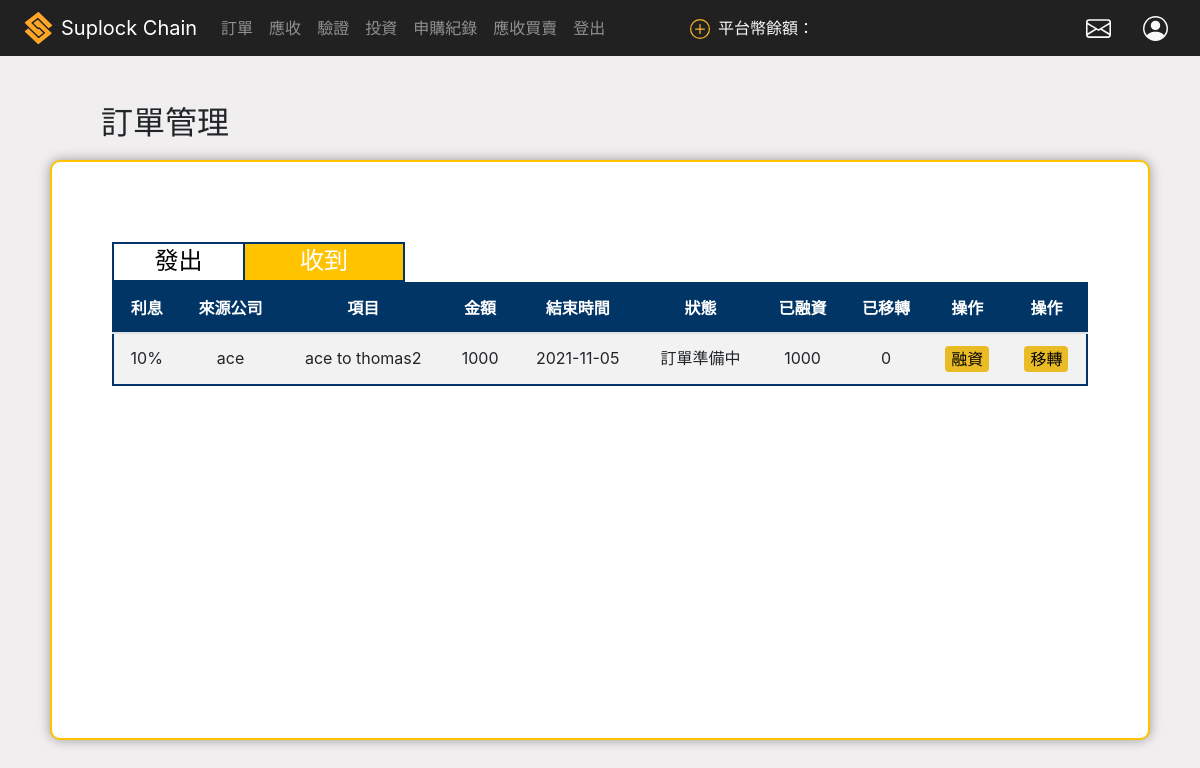
Page /company_orders_rec/ (signed in) on the earlier database version.
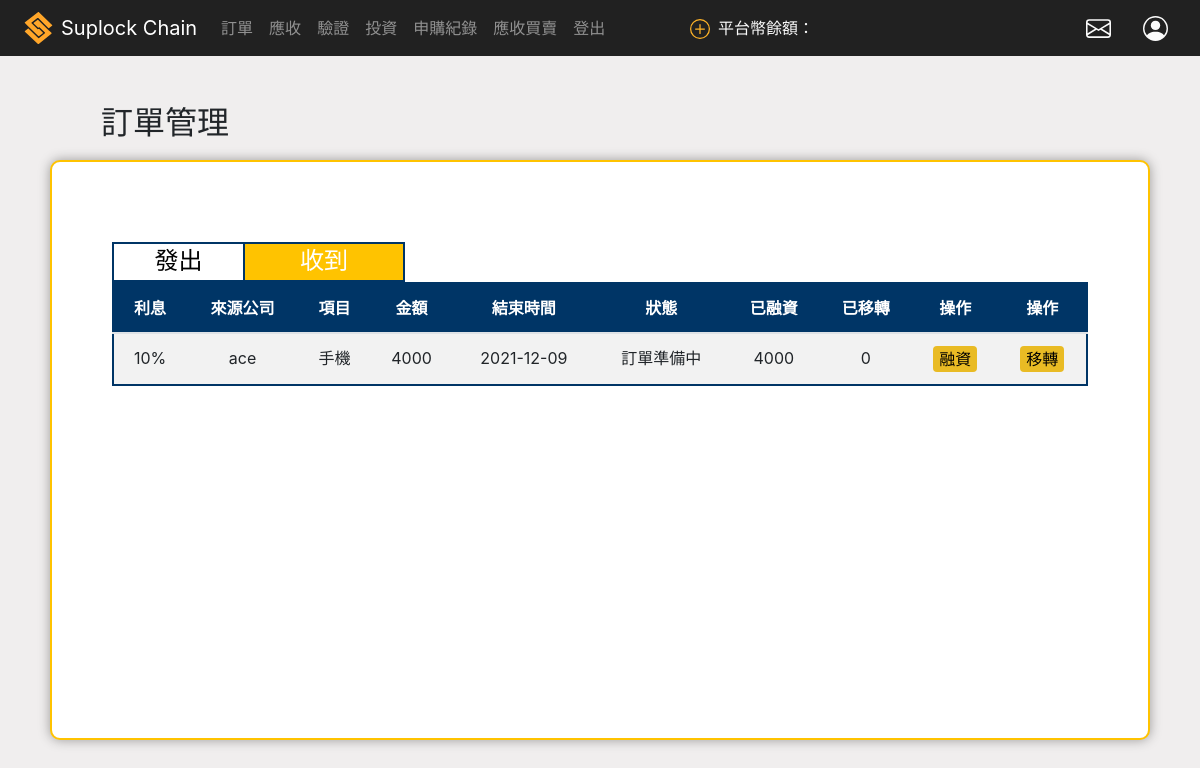
Same page on the later database version.
### core/models.py (models this page shows)
class TokenB(models.Model):
    amount = models.CharField(max_length=100, null=True, blank=True) ##tokenB金額
    class_type = models.IntegerField(choices=CLASS_CHOICES, null=True, blank=True) ##tokenB (應收, 訂單, 移轉, 貸款)
    token_id = models.CharField(max_length=100, null=True, blank=True) ## tokenB的id, 因為太長所以用charfield
    interest = models.IntegerField(null=True, blank=True)
    date_span = models.IntegerField(null=True, blank=True)
    transfer_count = models.IntegerField(null=True, blank=True) ##移轉次數
    initial_order = models.ForeignKey(Company_orders, on_delete=models.CASCADE, related_name='initial_order', null=True,  blank=True) #指向最一開始的訂單
    pre_company = models.ForeignKey(Company,on_delete=models.CASCADE ,related_name='pre_company', null=True,  blank=True)
    curr_company = models.ForeignKey(Company,on_delete=models.CASCADE ,related_name='curr_company', null=True,  blank=True)
    transactionHash = models.CharField(max_length=66, null=True, blank=True)
    tokenB_balance = models.DecimalField(max_digits=12, decimal_places=0 , default=0, blank=True)##tokenB可使用餘額
    already_transfer = models.DecimalField(max_digits=12, decimal_places=0,  default=0,  blank=True)## 已移轉amount
    already_loan = models.DecimalField(max_digits=12, decimal_places=0 , default=0,   blank=True)## 已借款amount
    pmt = models.IntegerField(null=True, blank=True)
    state = models.IntegerField(choices=LOAN_STATE, null=True, blank=True)

class Company(models.Model):
    user = models.OneToOneField(User, on_delete=models.CASCADE) ## user foriegn key
    uni_num = models.CharField(max_length=100) ##統一編號
    public_address = models.CharField(max_length=42) ##公鑰
    core = models.BooleanField() #是否為核心企業
    amount_a = models.DecimalField(max_digits=12, decimal_places=1, null=True) #核心企業token_A數量
    amount_865 = models.DecimalField(max_digits=12, decimal_places=0, null=True) #核心企業平台幣數量
    create_time = models.DateTimeField(auto_now_add= True) #進入時間
    contract_address = models.CharField(max_length=42,null=True,blank=True) ##合約地址
    company_type = models.CharField(max_length=42,null=True,blank=True) #行業別
    capital = models.DecimalField(max_digits=12, decimal_places=0, null=True) #資本額
    chairman = models.CharField(max_length=42,null=True,blank=True) #董事長
    company_location =  models.CharField(max_length=42,null=True,blank=True) #公司地址
    supervisor = models.CharField(max_length=42,null=True,blank=True) #登記機關
    establish_date = models.CharField(max_length=42,null=True,blank=True) #成立日期
    responsible_person = models.CharField(max_length=42,null=True,blank=True) #負責人
    image = models.ImageField(upload_to='static/image/', blank=True, null=True)  ##logo

class Company_orders(models.Model):
    send_company = models.ForeignKey(Company,on_delete=models.CASCADE ,related_name='send_company') ## 一個發出Company 對多 orders
    receive_compamy = models.ForeignKey(Company,on_delete=models.CASCADE ,related_name='receive_comapny') ## 一個接收Company 對多 orders
    product  = models.CharField(max_length=40) ##訂單項目
    price = models.IntegerField(null=True, blank=True) ##訂單價格
    start_date = models.DateField(auto_now_add = True ,null=True) ## 發起時間
    end_date = models.DateField() ## 結束時間
    state = models.IntegerField(choices=STATE_CHOICES, default=1) ##狀態
    rate = models.IntegerField(choices=RATE_CHOICES, null=True,  blank=True) ##利息
    transactionHash = models.CharField(max_length=66, null=True, blank=True)
    quantity = models.IntegerField(null=True, blank = True) ##數量 onlyfor 驗證
    class_type = models.IntegerField(choices=CLASS_CHOICES_2000, null=True, blank=True) ##tokenB (應收, 訂單, 移轉, 貸款)

### core/views.py (the view, shortened to what this page needs)
# urls.py: path('company_orders_rec/',views.company_order_rec.as_view(), name='company_orders_rec'),
@method_decorator(login_required, name='dispatch')
class company_order_rec(generic.ListView):
    model = TokenB
    template_name = 'company_orders_rec.html'
    context_object_name = 'rec_orders'
    paginate_by = 6
    def get_queryset(self):
        user = self.request.user
        company = Company.objects.get(user = user)
        company_orders_rec = Company_orders.objects.filter(state = 2) ##找出應收
        tokenB_is_company_orders_rec = TokenB.objects.filter(Q(initial_order__in = company_orders_rec) & Q(curr_company = company) & (Q(class_type = 2) | Q(class_type =3))).order_by('date_span')
        return  tokenB_is_company_orders_rec
    def get_context_data(self, **kwargs):
        _company_list = []
        context =  super(company_order_rec,self).get_context_data(**kwargs)
        user = self.request.user
        company_list = list(Company.objects.all())
        for com in company_list:
            _company_list.append(com.user.username)
        form = companyListForm(data_list = _company_list)
        context['form'] = form
        return context

### core/forms.py
class companyListForm(forms.Form):
    optype = forms.CharField(required=True)
    bToC_TOKENB_id = forms.CharField(required=True)
    bToC_interest = forms.CharField(required=True)
    bToC_id = forms.CharField(required=True)
    bToC_from_company_name = forms.CharField(required=True)
    bToC_to_company_name = forms.CharField(required=True)
    bToC_price = forms.CharField(required=True)
    rate = forms.ChoiceField(choices = RATE_CHOICES ,widget = forms.Select) ##only for 應收移轉
    def __init__(self, *args, **kwargs):
        _company_list = kwargs.pop('data_list', None)
        super(companyListForm, self).__init__(*args, **kwargs)
        self.fields['bToC_to_company_name'].widget = ListTextWidget(data_list=_company_list, name='bToC_to_company_name')

### core/fields.py (called while the page is built)
    def render(self, name, value, attrs=None, renderer=None):
        text_html = super(ListTextWidget, self).render(name, value, attrs=attrs)
        data_list = '<datalist id="list_%s">' % self._name
        for item in self._list:
            data_list += '<option value="%s">' % item
        data_list += '</datalist>'
        return (text_html + data_list)

### core/templates/company_orders_rec.html (shortened to what this page needs)
<!DOCTYPE html>
<html lang="en">
<head>
    {% include 'nav_login.html' %}
    {% load static %}
    <link rel="stylesheet" href="{%static 'css/company_orders.css' %}">
</head>
<body>
<main class="main_content" id="fade">
    <div class='content_title'>
        <h2>訂單管理</h2>
    </div>
    <div class="outer">
        <div class="table_above_tag">
            <a class='send_btn' id='clicked_1' href="{% url 'company_orders' %}">
                <h2 class="send_order" >發出</h2>
            </a>
            <div class='recieve_btn' id= 'clicked_2'>
                <h2 class="send_order" >收到</h2>
            </div>
        </div>
        <div class="ordersTable" >
            <table class="table table-striped" id="rec_table">
                <thead>
                    <tr>
                        <th>利息</th>
                        <th>來源公司</th>
                        <th>項目</th>
                        <th>金額</th>
                        <th>結束時間</th>
                        <th>狀態</th>
                        <th>已融資</th>
                        <th>已移轉</th>
                        <th>操作</th>
                        <th>操作</th>
                    </tr>
                </thead>
                <tbody>
                    {% for order in rec_orders %}
                    <tr name='make_id' class="tr_height">
                            <td name = 'percent'>{{order.interest}}%</td>
                            <td>{{order.pre_company.user}}</td>
                            <td>{{order.initial_order.product}}</td>
                            <td>{{order.amount}}</td>
                            <td>{{order.initial_order.end_date|date:'Y-m-d'}}</td>
                            <td>{{order.initial_order.get_state_display}}</td>
                            <td>{{order.already_loan}}</td>
                            <td>{{order.already_transfer}}</td>
                            <td><button type="button" class="pop_loan_btn">融資</button></td>
                            <td><button type="button" class="pop_bToC_btn">移轉</button></td>
                    </tr>
                    {% endfor %}
                </tbody>
            </table>
            <div class='paginator'>
            </div>
        </div>
    </div>
</main>
</body>
</html>

Differences in the rows shown:
removed TokenB: interest "10", pre_company.user "ace", initial_order.product "ace to thomas2", amount "1000", initial_order.end_date "2021-11-05", initial_order.state "訂單準備中", already_loan "1000", already_transfer "0"
added TokenB: interest "10", pre_company.user "ace", initial_order.product "手機", amount "4000", initial_order.end_date "2021-12-09", initial_order.state "訂單準備中", already_loan "4000", already_transfer "0"
